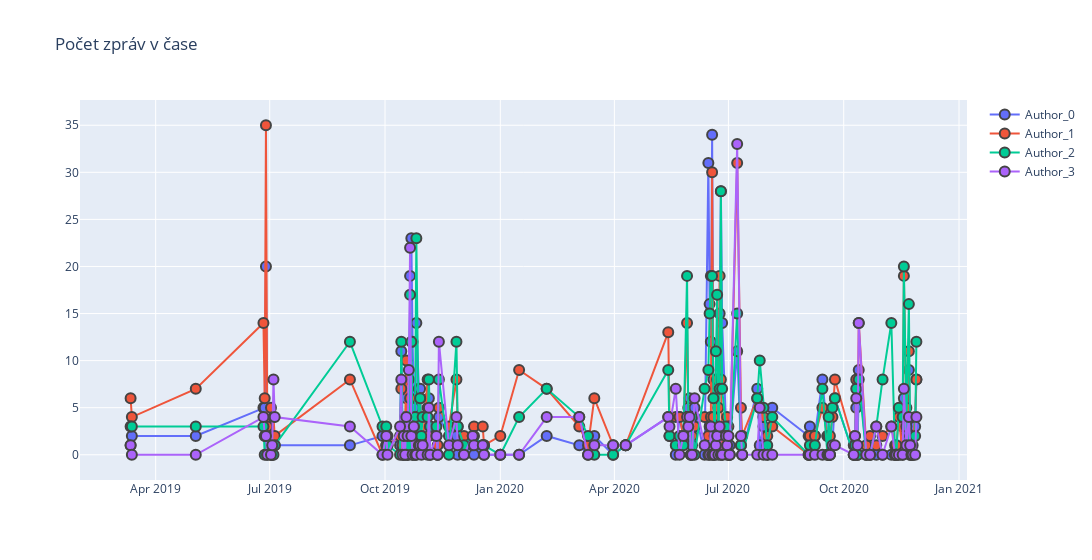

The code cell stored with this chart in its notebook:
### Code cell
display_messages_in_time_scatter(writers, names, times, messages, True)
